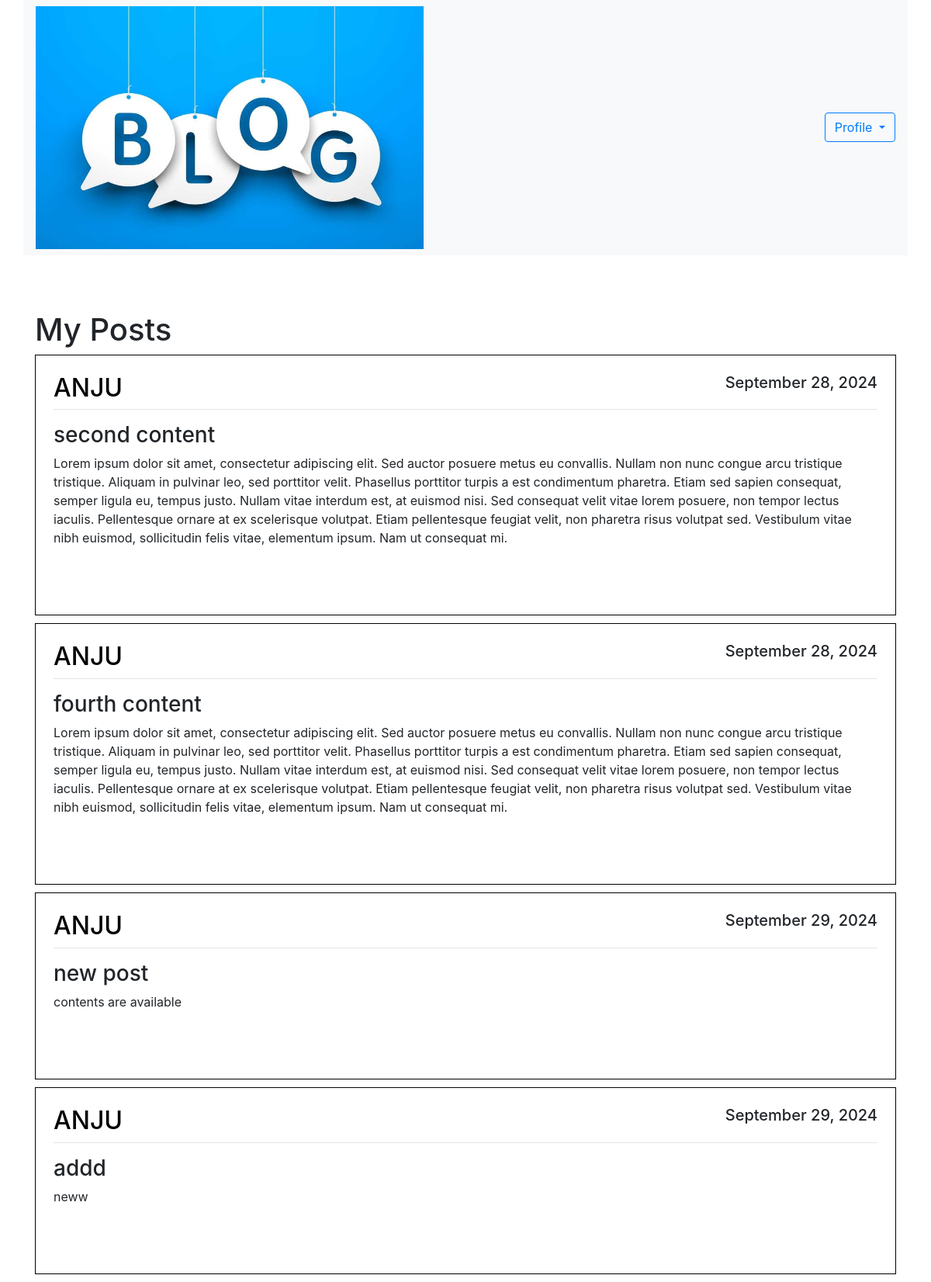
The page /mypost/ (signed in) on the database its author committed.
### Blog/models.py (models this page shows, shortened)
class Post(models.Model):
    title = models.CharField(max_length=100)
    content = models.TextField()
    date_posted = models.DateTimeField(default=timezone.now)
    author = models.ForeignKey(User, on_delete=models.CASCADE)

### Blog/views.py (the view)
# urls.py: path('mypost/', views.myPost, name='my-post'),
def myPost(request):
    context = {
        'posts': Post.objects.filter(author= request.user)
    }
    return render(request, 'Blog/mypost.html', context)

### Blog/templates/Blog/mypost.html (shortened to what this page needs)
{% extends 'blog/base.html' %}
{% block content %}
{% load static %}
<div class="container custom-container">
    <nav class="navbar navbar-expand-lg navbar-light bg-light w-100">
        <div class="collapse navbar-collapse" id="navbarSupportedContent">
            <ul class="navbar-nav mr-auto ">
                <li><a href="/home"><img class="w-50 " src="{% static 'image\blogs (1).jpg' %}" alt=""></a></li>
            </ul>
            <form class="form-inline my-2 my-lg-0">
                <div class="dropdown">
                    <button class="btn btn-outline-primary dropdown-toggle" type="button" id="dropdownMenuButton"
                        data-toggle="dropdown" aria-haspopup="true" aria-expanded="false">
                        Profile
                    </button>
                </div>
            </form>
        </div>
    </nav>
    <br><br>
    <br>
    <div class="container custom-container" style="max-width: 1350px; ">
        <h1>My Posts </h1>
        {% for post in posts %}
        <article class="media content-section">
            <div class="media-body" style="border: 1px solid black; padding: 23px; margin-bottom: 10px;">
                <div class="article-metadata">
                    <h2 class="text-uppercase" style="text-align:left;float:left; color: #000000;">{{ post.author }}</h2>
                    <h5 style="text-align:right;float:right;">{{ post.date_posted|date:"F d, Y" }}</h5>
                    <hr style="clear:both;" />
                </div>
                <h3>{{ post.title }}</h3>
                <p class="article-content">{{ post.content }}</p>
                <br><br>
            </div>
        </article>
        {% endfor %}
    </div>
</div>
{% endblock %}

### Blog/templates/Blog/base.html (style rules this page uses)
.custom-container { max-width: 1450px; }

### rows shown on the page
Post: author "ANJU", date_posted "September 28, 2024", title "second content", content "Lorem ipsum dolor sit amet, consectetur adipiscing elit. Sed auctor posuere metus eu convallis. Nullam non nunc congue arcu tristique tristique. Aliquam in pulvinar leo, sed porttitor velit. Phasellus porttitor turpis a est condimentum pharetra. Etiam sed sapien consequat, semper ligula eu, tempus justo. Nullam vitae interdum est, at euismod nisi. Sed consequat velit vitae lorem posuere, non tempor lectus iaculis. Pellentesque ornare at ex scelerisque volutpat. Etiam pellentesque feugiat velit, non pharetra risus volutpat sed. Vestibulum vitae nibh euismod, sollicitudin felis vitae, elementum ipsum. Nam ut consequat mi."
Post: author "ANJU", date_posted "September 28, 2024", title "fourth content", content "Lorem ipsum dolor sit amet, consectetur adipiscing elit. Sed auctor posuere metus eu convallis. Nullam non nunc congue arcu tristique tristique. Aliquam in pulvinar leo, sed porttitor velit. Phasellus porttitor turpis a est condimentum pharetra. Etiam sed sapien consequat, semper ligula eu, tempus justo. Nullam vitae interdum est, at euismod nisi. Sed consequat velit vitae lorem posuere, non tempor lectus iaculis. Pellentesque ornare at ex scelerisque volutpat. Etiam pellentesque feugiat velit, non pharetra risus volutpat sed. Vestibulum vitae nibh euismod, sollicitudin felis vitae, elementum ipsum. Nam ut consequat mi."
Post: author "ANJU", date_posted "September 29, 2024", title "new post", content "contents are available"
Post: author "ANJU", date_posted "September 29, 2024", title "addd", content "neww"
